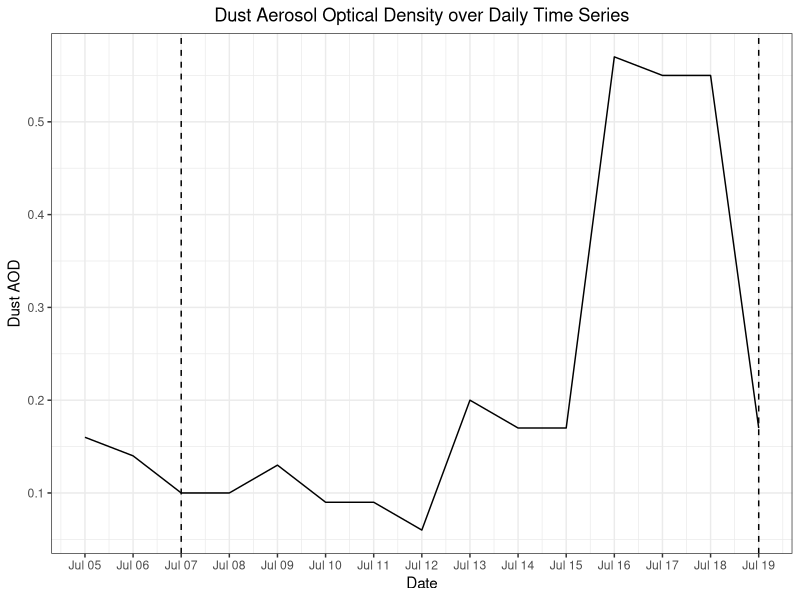
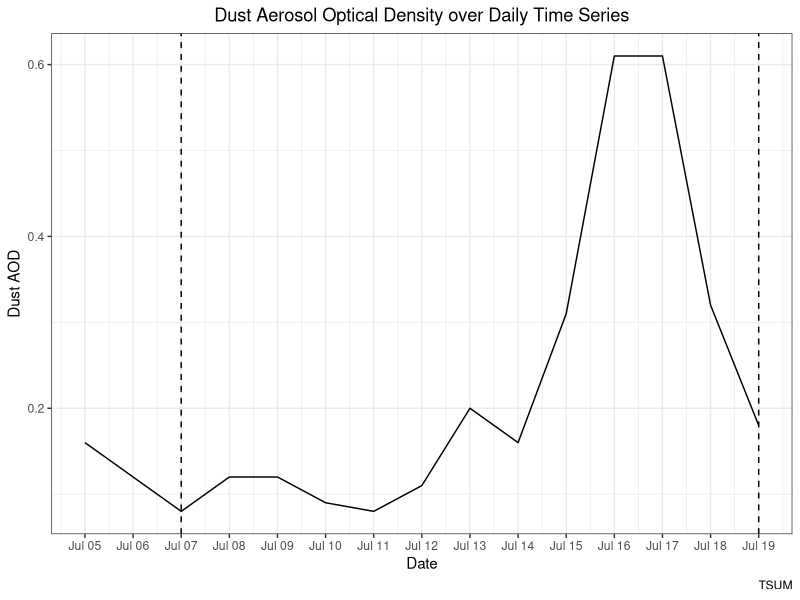
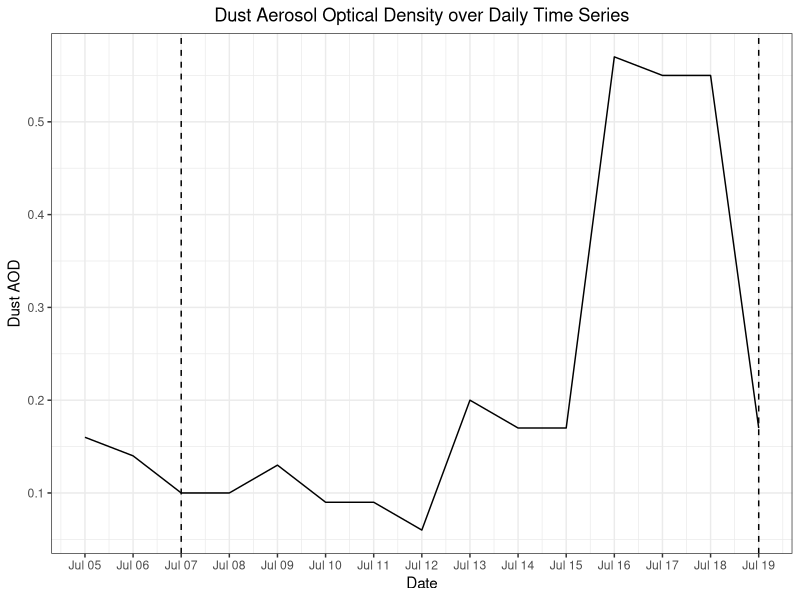

Recreate these plots in R, in order.
## ---- chunk 1
library(here)
library(tidyverse)
library(lubridate)
library(kableExtra)
## ---- chunk 2
dust<- read_csv(here("data", "processed_data", "dust","dust_master.csv")) 
dust_all<- read_csv(here("data", "processed_data","tx_master.csv")) 
## ---- chunk 3
dust<- dust %>%
  filter(between(date,as.Date('2022-07-05'), as.Date('2022-07-19')))

dust_all<- dust_all %>%
  select(date, hr_cst, Dust) %>%
  filter(between(date, as.Date('2022-07-07'), as.Date('2022-07-19'))) 

dust_all<- dust_all %>%
  mutate(ymdh = paste(dust_all$date, dust_all$hr_cst, sep = "-")) #Combines Hour and Date
  
dust_all<- dust_all %>% #Set as YMDH
  mutate(ymdh = ymd_h(dust_all$ymdh))
## ---- chunk 4
dust %>% ggplot()+ geom_line(
  aes(x = date,
      y = t7sum))+
  labs(title = "Dust Aerosol Optical Density over Daily Time Series",
       x = "Date",
       y = "Dust AOD")+
  theme_bw()+
  scale_x_date(date_breaks = "1 day", date_labels = "%b %d") +
  theme(plot.title = element_text(hjust = 0.5)) +
  geom_vline(xintercept = as.Date('2022-07-07'), linetype = 2) +
  geom_vline(xintercept = as.Date('2022-07-19'), linetype = 2)
             
ggsave(here("results", "plots", "dust", "dust_daily.png"))
## ---- chunk 5
avg<-
  dust %>%
  filter(between(date, as.Date('2022-07-07'), as.Date('2022-07-12')))

avg_value<- mean(avg$t7sum)
## ---- chunk 6
dust %>% ggplot()+ geom_line(
  aes(x = date,
      y = tsum))+
  labs(title = "Dust Aerosol Optical Density over Daily Time Series",
       x = "Date",
       y = "Dust AOD",
       caption = "TSUM")+
  theme_bw()+
  scale_x_date(date_breaks = "1 day", date_labels = "%b %d") +
  theme(plot.title = element_text(hjust = 0.5)) +
  geom_vline(xintercept = as.Date('2022-07-07'), linetype = 2) +
  geom_vline(xintercept = as.Date('2022-07-19'), linetype = 2)
## ---- chunk 7
dust_tbl<-
  dust %>%
  select(t1,t7,t13,t19,t7sum,date) %>%
  rename("1:00" = "t1",
         "7:00" = "t7",
         "13:00" = "t13",
         "19:00"= "t19",
         "Dust" = "t7sum",
         "Date" = "date") 

dust_tbl<-
  kable(dust_tbl[,c(6,1:5)])
dust_tbl
